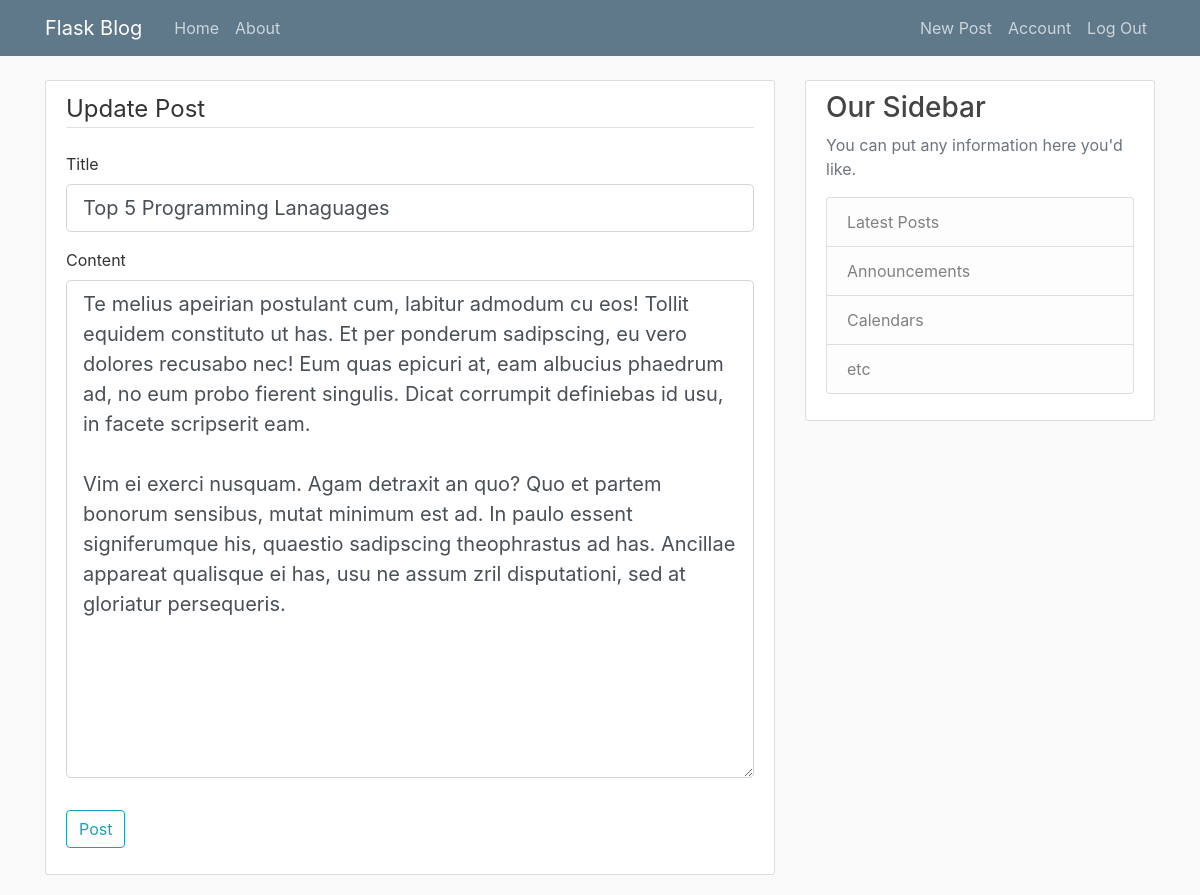
The page /post/4/update (signed in) on the database its author committed.
### flaskblog/models.py (models this page shows, shortened)
class Post(db.Model):
	id = db.Column(db.Integer, primary_key = True)
	title = db.Column(db.String(100), nullable = False)
	date_posted = db.Column(db.String(60), nullable=False, default = datetime.utcnow)
	content = db.Column(db.Text, nullable=False)
	user_id = db.Column(db.Integer, db.ForeignKey('user.id'), nullable=False)

### flaskblog/posts/routes.py (the view)
@posts.route("/post/<int:post_id>/update", methods = ['GET', 'POST'])
@login_required
def update_post(post_id):
	post = Post.query.get_or_404(post_id)
	if post.author != current_user:
		abort(403)
	form = PostForm()
	if form.validate_on_submit():
		post.title = form.title.data
		post.content = form.content.data
		db.session.commit()
		flash('Your post has been updated!', 'success')
		return redirect(url_for('posts.post', post_id = post.id))
	elif request.method == 'GET':
		form.title.data = post.title
		form.content.data = post.content
	return render_template('create_post.html', title='Update Post', form = form, legend='Update Post')

### flaskblog/posts/forms.py
class PostForm(FlaskForm):
	title = StringField('Title', validators=[DataRequired(), Length(min=5)])
	content= TextAreaField('Content', render_kw={"rows": 16, "cols": 8}, validators=[DataRequired()] )
	submit = SubmitField('Post')

### flaskblog/models.py (called while the page is built)
@login_manager.user_loader
def load_user(user_id):
	return User.query.get(int(user_id))

### flaskblog/templates/create_post.html (shortened to what this page needs)
{% extends "layout.html" %}
{% block content %}
<div class="content-section">
	<form method="POST" action="">
		<fieldset class="form-group">
			<legend class="border-bottom mb-4">{{ legend }}</legend>
			<div class="form-group">
				{{ form.title.label(class="form-control-label") }}
				{% if form.title.errors %}
						{{ form.title(class="form-control form-control-lg is-invalid") }}
						<div class="invalid-feedback">
							{% for error in form.title.errors %}
								<span>{{error}}</span>
							{% endfor %}
						</div>
					{% else %}
						{{ form.title(class ="form-control form-control-lg") }}
					{% endif %}
			</div>
			<div class="form-group">
					{{ form.content.label(class="form-control-label") }}
					{% if form.content.errors %}
						{{ form.content(class="form-control form-control-lg is-invalid") }}
						<div class="invalid-feedback">
							{% for error in form.content.errors %}
								<span>{{error}}</span>
							{% endfor %}
						</div>
					{% else %}
						{{ form.content(class ="form-control form-control-lg") }}
					{% endif %}
			</div>
		</fieldset>
		<div class="form-group">
			{{ form.submit(class="btn btn-outline-info") }}
		</div>
	</form>
</div>
{%endblock content %}

### flaskblog/static/main.css (style rules this page uses)
body { background: #fafafa; color: #333333; margin-top: 5rem; }
.content-section { background: #ffffff; padding: 10px 20px; border: 1px solid #dddddd; border-radius: 3px; margin-bottom: 20px; }

### rows shown on the page
Post: title "Top 5 Programming Lanaguages", content "Te melius apeirian postulant cum, labitur admodum cu eos! Tollit equidem constituto ut has. Et per ponderum sadipscing, eu vero dolores recusabo nec! Eum quas epicuri at, eam albucius phaedrum ad, no eum probo fierent singulis. Dicat corrumpit definiebas id usu, in facete scripserit eam. Vim ei exerci nusquam. Agam detraxit an quo? Quo et partem bonorum sensibus, mutat minimum est ad. In paulo essent signiferumque his, quaestio sadipscing theophrastus ad has. Ancillae appareat qualisque ei has, usu ne assum zril disputationi, sed at gloriatur persequeris."

### other values the page prints
{{ legend }} "Update Post"
